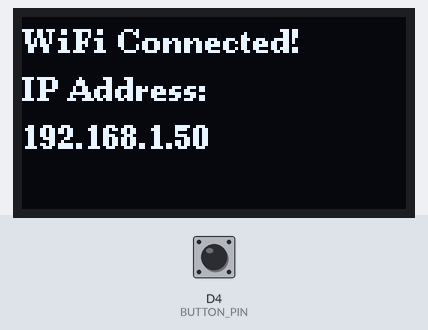
The program below on a simulated Arduino Uno R4 WiFi. On the bench: 128×64 one-colour display. The inputs (shaded band) are chosen by the test bench; at power-on: D4 (BUTTON_PIN) HIGH. WiFi joins after 1.5 s; servers stay silent unless stated; what the program prints to the serial monitor is not drawn.

Above: at 2.6 s.
At 5.7 s:
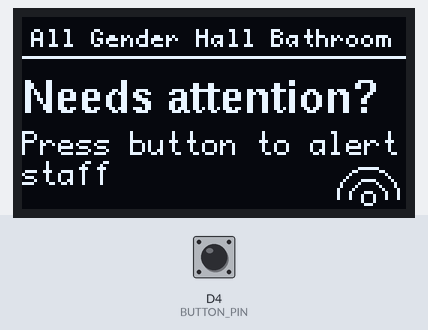
5.8 s: D4 (BUTTON_PIN) pulled LOW for 0.15 s
At 7.4 s:
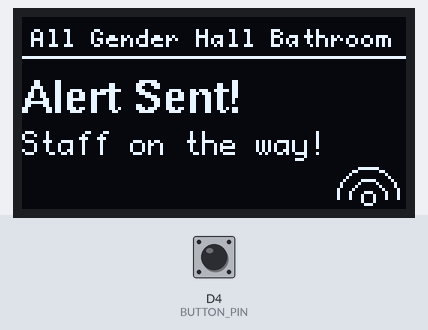
Timing chart, 0 to 8.9 s (numbered marks = the images above; inputs shaded):
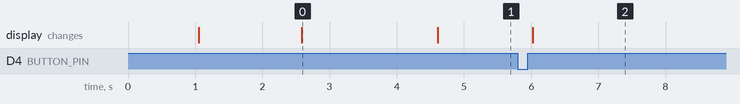

Measured:
- after the input at 5.8 s, the display: changes after 0.23 s (image 2)
- what the display in image 0 shows lasts 2.0 s, from 2.6 s to 4.6 s

The program:

main.cpp
```cpp
#include <Arduino.h>
#include <U8g2lib.h>
#include <WiFiS3.h>
#include <Wire.h>
#include <WiFiUdp.h>

// Device Identity Settings
const char* DEVICE_ID = "All Gender Hall Bathroom";

// WiFi credentials
const char* ssid = "QuantumFiber4390";
const char* password = "adb4bf4f74eb66";

// Server and Port
const char* serverAddress = "192.168.0.71";
const int port = 8080;

// Hardware Pins
const int BUTTON_PIN = 4;

// State Variables
int lastButtonState = HIGH;
unsigned long lastDisplayUpdateTime = 0;
bool showButtonMessage = false;
bool alertSentThisPress = false;

// Double-click Timing Variables
unsigned long lastPressTime = 0;
const int DOUBLE_CLICK_TIME = 250;

// Create U8g2 object for SSD1306 128x64 using Hardware I2C on Wire1 (Qwiic Port)
U8G2_SSD1306_128X64_NONAME_F_HW_I2C u8g2(U8G2_R2, /* reset=*/ U8X8_PIN_NONE);

// Create the UDP object instance
WiFiUDP udpClient;

// Function Declarations
void checkButton();
void updateDisplay();
bool connectToWiFi();
void sendLocalNotification();

void setup() {
  Serial.begin(9600);
  delay(1000);
  Serial.println("Initializing System (U8g2 UDP)...");

  pinMode(BUTTON_PIN, INPUT_PULLUP);

  u8g2.setI2CAddress(0x3C * 2);
  u8g2.setBusClock(100000);
  u8g2.begin();
  Serial.println("[OK] U8g2 OLED Display Initialized");

  connectToWiFi();
}

void loop() {
  bool oldState = showButtonMessage;
  checkButton();

  // Instant display reactions
  if (oldState != showButtonMessage) {
    updateDisplay();
  }

  // Periodic visual refresh loop
  unsigned long currentMillis = millis();
  if (currentMillis - lastDisplayUpdateTime >= 1000) {
    lastDisplayUpdateTime = currentMillis;
    updateDisplay();
  }
}

bool connectToWiFi() {
  Serial.println("\n========== WiFi Connection Start ==========");
  u8g2.clearBuffer();
  u8g2.setFont(u8g2_font_ncenB08_tr);
  u8g2.drawStr(0, 12, "Connecting WiFi...");
  u8g2.sendBuffer();

  WiFi.begin(ssid, password);
  int attempts = 0;
  while (WiFi.status() != WL_CONNECTED && attempts < 20) {
    delay(500);
    Serial.print(".");
    attempts++;
  }
  Serial.println();

  u8g2.clearBuffer();
  if (WiFi.status() == WL_CONNECTED) {
    Serial.println("[SUCCESS] WiFi Connected!");
    u8g2.drawStr(0, 12, "WiFi Connected!");
    u8g2.drawStr(0, 28, "IP Address:");
    u8g2.drawStr(0, 44, WiFi.localIP().toString().c_str());
    u8g2.sendBuffer();
    delay(2000);

    // Boot up the UDP client
    udpClient.begin(port);
    return true;
  } else {
    Serial.println("[FAILED] WiFi Connection Failed!");
    u8g2.drawStr(0, 12, "WiFi Failed!");
    u8g2.sendBuffer();
    delay(2000);
    return false;
  }
}

void checkButton() {
  int currentButtonState = digitalRead(BUTTON_PIN);

  if (currentButtonState != lastButtonState) {
    if (currentButtonState == HIGH) {
      unsigned long currentMillis = millis();

      if (showButtonMessage) {
        if (currentMillis - lastPressTime < DOUBLE_CLICK_TIME) {
          Serial.println("Button Press: Double Click. Resetting to Idle.");
          Serial.flush(); // <-- To fix issues with data not showing in serial monitor
          showButtonMessage = false;
          alertSentThisPress = false;
        }
      } else {
        Serial.println("Button Press: Single Click. Entering Alert State.");
        Serial.flush(); // <-- To fix issues with data not showing in serial monitor
        showButtonMessage = true;

        if (WiFi.status() == WL_CONNECTED && !alertSentThisPress) {
          sendLocalNotification();
          alertSentThisPress = true;
        }
      }
      lastPressTime = currentMillis;
    }
    lastButtonState = currentButtonState;
    delay(50);
  }
}

void sendLocalNotification() {
  Serial.println("Network Action: Firing Fire-and-Forget UDP Packet!");
  Serial.flush();

  udpClient.beginPacket(serverAddress, port);
  udpClient.print(DEVICE_ID);
  udpClient.endPacket();

  Serial.println("Packet cleared tx queue.");
  Serial.flush();
}

void updateDisplay() {
  u8g2.clearBuffer();

  // ---- 1. Display Name of Bathroom ----
  u8g2.setFont(u8g2_font_profont10_tf);
  u8g2.drawStr(3, 10, DEVICE_ID);
  u8g2.drawHLine(0, 13, 128);

  // ---- 2. Message Center ----
  if (showButtonMessage) {
    u8g2.setFont(u8g2_font_helvB10_tf);
    u8g2.drawStr(0, 32, "Alert Sent!");
    u8g2.setFont(u8g2_font_profont12_tf);
    u8g2.drawStr(0, 46, "Staff on the way!");
  } else {
    u8g2.setFont(u8g2_font_helvB10_tf);
    u8g2.drawStr(0, 32, "Needs attention?");
    u8g2.setFont(u8g2_font_profont12_tf);
    u8g2.drawStr(0, 46, "Press button to alert");
    u8g2.drawStr(0, 56, "staff");
  }

  // ---- 3. CUSTOM WIFI ICON ----
  if (WiFi.status() == WL_CONNECTED) {
    u8g2.drawCircle(115, 60, 2, U8G2_DRAW_ALL);
    u8g2.drawCircle(115, 60, 6, U8G2_DRAW_UPPER_RIGHT | U8G2_DRAW_UPPER_LEFT);
    u8g2.drawCircle(115, 60, 10, U8G2_DRAW_UPPER_RIGHT | U8G2_DRAW_UPPER_LEFT);
  } else {
    u8g2.drawLine(110, 50, 120, 60);
    u8g2.drawLine(120, 50, 110, 60);
  }
  u8g2.sendBuffer();
}
```
